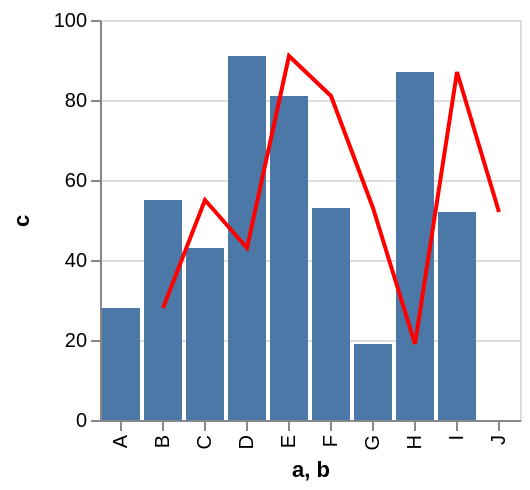

The Vega-Lite source for this figure:
### Vega specification from a JSON file in a GitHub repository (floating-point values rounded to 4 significant figures)
{"$schema": "https://vega.github.io/schema/vega/v3.0.json", "autosize": "pad", "padding": 5, "style": "cell", "data": [{"name": "source_0", "values": [{"a": "A", "b": "B", "c": 28}, {"a": "B", "b": "C", "c": 55}, {"a": "C", "b": "D", "c": 43}, {"a": "D", "b": "E", "c": 91}, {"a": "E", "b": "F", "c": 81}, {"a": "F", "b": "G", "c": 53}, {"a": "G", "b": "H", "c": 19}, {"a": "H", "b": "I", "c": 87}, {"a": "I", "b": "J", "c": 52}]}, {"name": "data_1", "source": "source_0", "transform": [{"type": "formula", "expr": "toNumber(datum[\"c\"])", "as": "c"}, {"type": "filter", "expr": "datum[\"c\"] !== null && !isNaN(datum[\"c\"])"}]}, {"name": "data_2", "source": "source_0", "transform": [{"type": "formula", "expr": "toNumber(datum[\"c\"])", "as": "c"}, {"type": "filter", "expr": "datum[\"c\"] !== null && !isNaN(datum[\"c\"])"}]}], "signals": [{"name": "x_step", "value": 21}, {"name": "width", "update": "bandspace(domain('x').length, 0.1, 0.05) * x_step"}, {"name": "height", "update": "200"}], "marks": [{"name": "layer_0_marks", "type": "rect", "style": ["bar"], "from": {"data": "data_1"}, "encode": {"update": {"x": {"scale": "x", "field": "a"}, "width": {"scale": "x", "band": true}, "y": {"scale": "y", "field": "c"}, "y2": {"scale": "y", "value": 0}, "fill": {"value": "#4c78a8"}}}}, {"name": "layer_1_marks", "type": "line", "style": ["line"], "sort": {"field": "datum[\"b\"]", "order": "descending"}, "from": {"data": "data_2"}, "encode": {"update": {"x": {"scale": "x", "field": "b", "band": 0.5}, "y": {"scale": "y", "field": "c"}, "stroke": {"value": "red"}}}}], "scales": [{"name": "x", "type": "band", "domain": {"fields": [{"data": "data_1", "field": "a"}, {"data": "data_2", "field": "b"}], "sort": true}, "range": {"step": {"signal": "x_step"}}, "round": true, "paddingInner": 0.1, "paddingOuter": 0.05}, {"name": "y", "type": "linear", "domain": {"fields": [{"data": "data_1", "field": "c"}, {"data": "data_2", "field": "c"}], "sort": true}, "range": [{"signal": "height"}, 0], "round": true, "nice": true, "zero": true}], "axes": [{"scale": "x", "labelOverlap": true, "orient": "bottom", "title": "a, b", "zindex": 1, "encode": {"labels": {"update": {"angle": {"value": 270}, "align": {"value": "right"}, "baseline": {"value": "middle"}}}}}, {"scale": "y", "labelOverlap": true, "orient": "left", "tickCount": {"signal": "ceil(height/40)"}, "title": "c", "zindex": 1}, {"scale": "y", "domain": false, "grid": true, "labels": false, "maxExtent": 0, "minExtent": 0, "orient": "left", "tickCount": {"signal": "ceil(height/40)"}, "ticks": false, "zindex": 0, "gridScale": "x"}], "config": {"axis": {"domainColor": "#888", "tickColor": "#888"}, "axisY": {"minExtent": 30}}}
